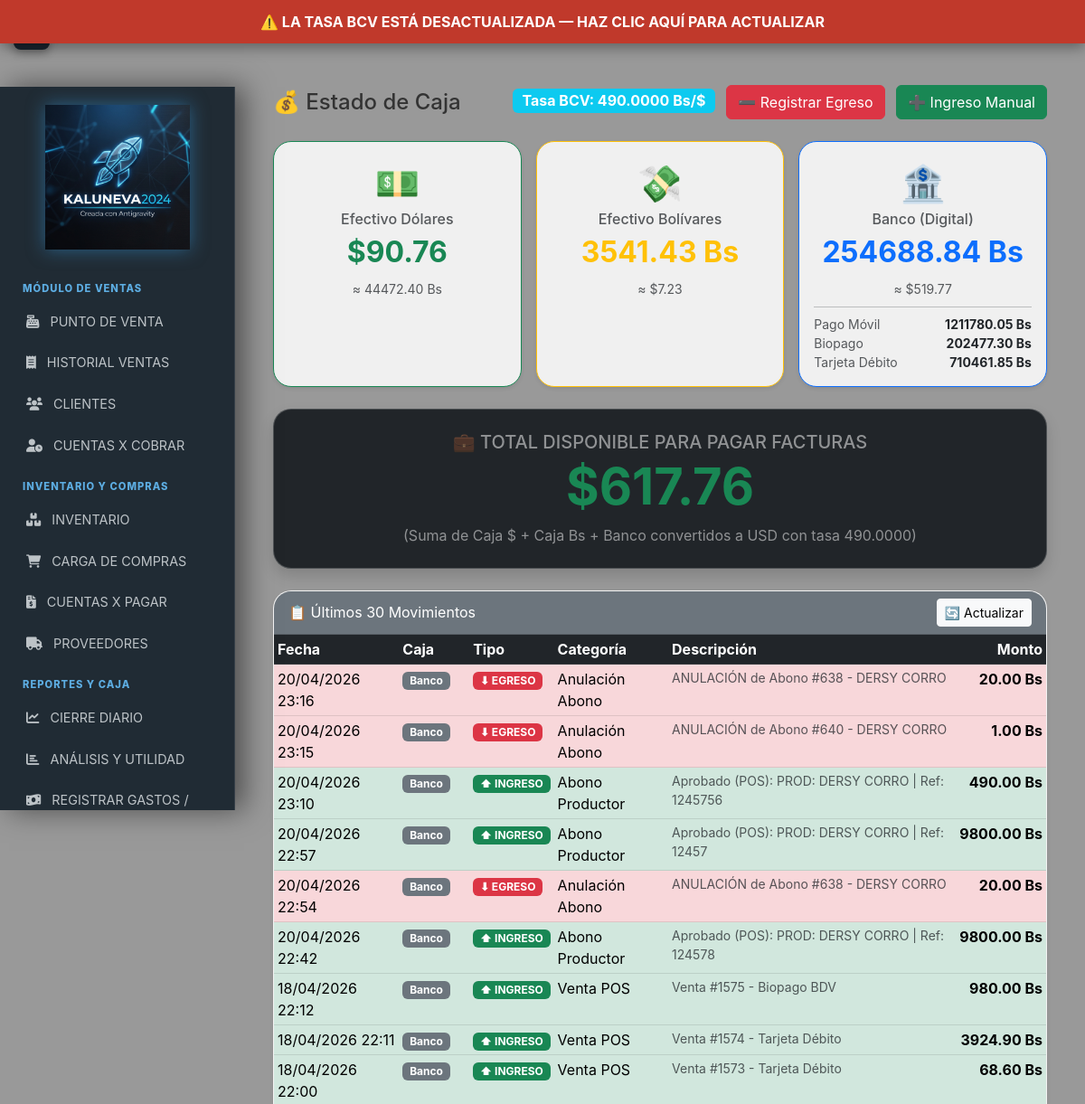
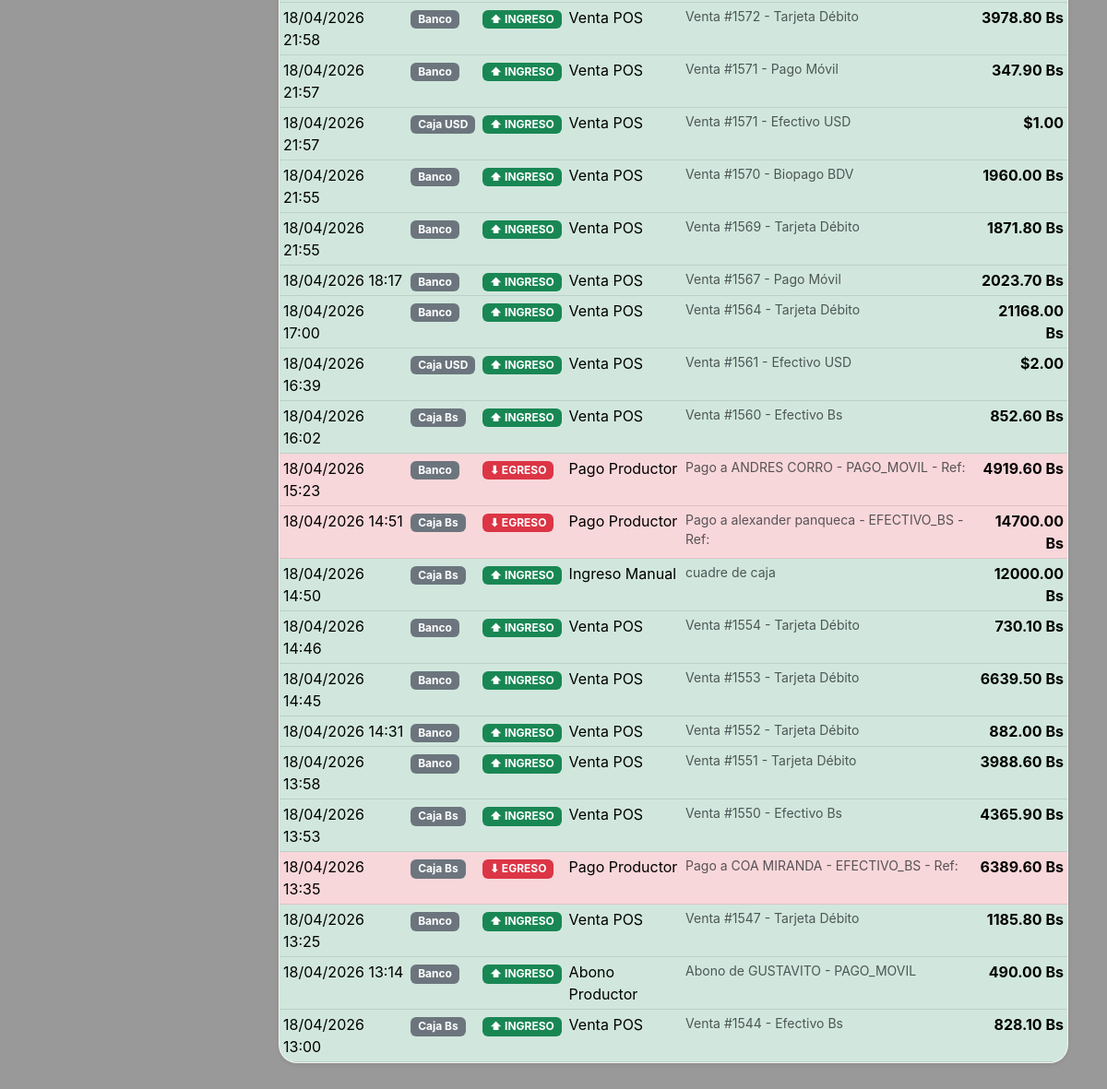
/caja/saldo (signed in), run on an earlier commit of the app's database (2 pictures, top to bottom).
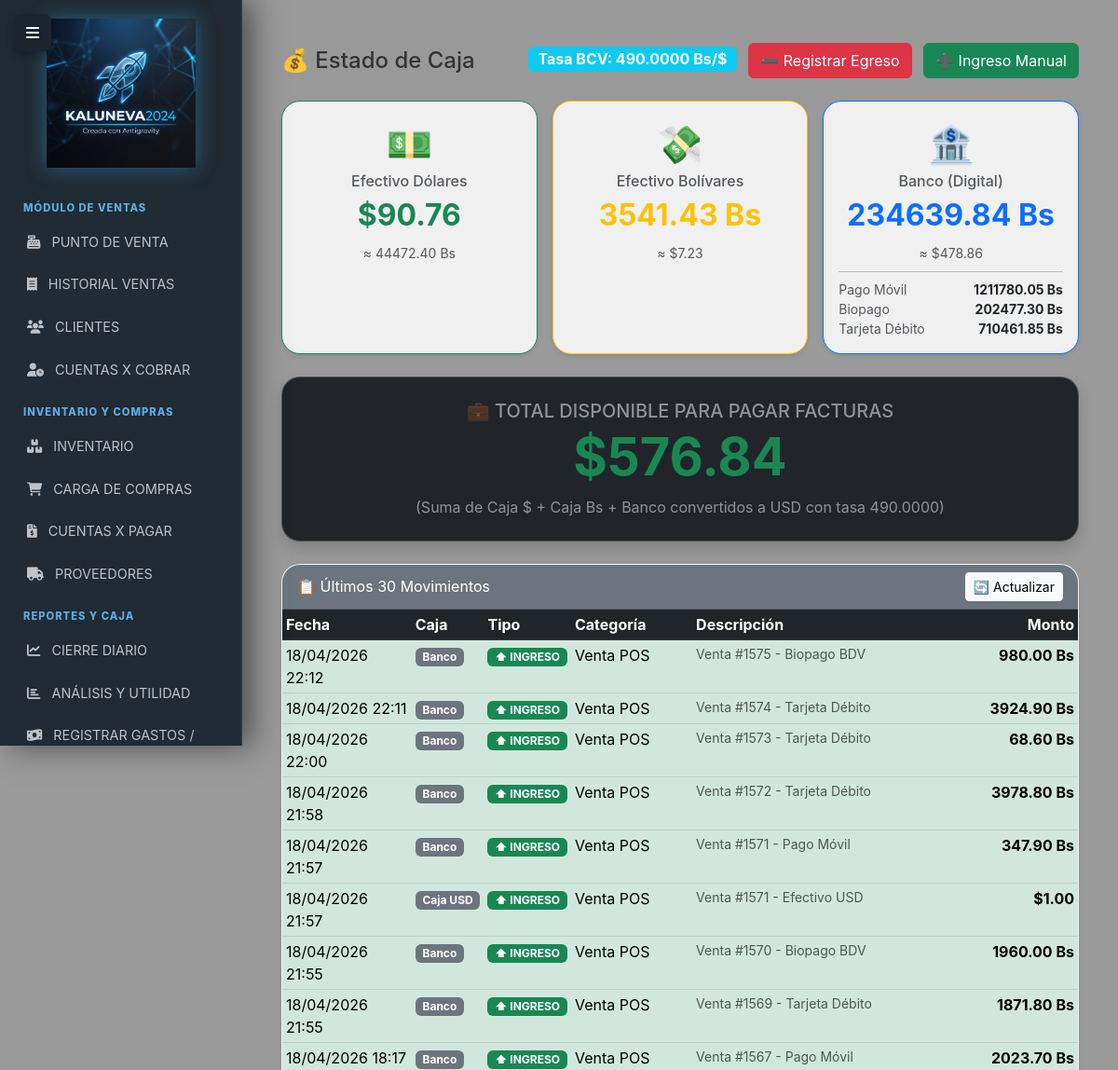
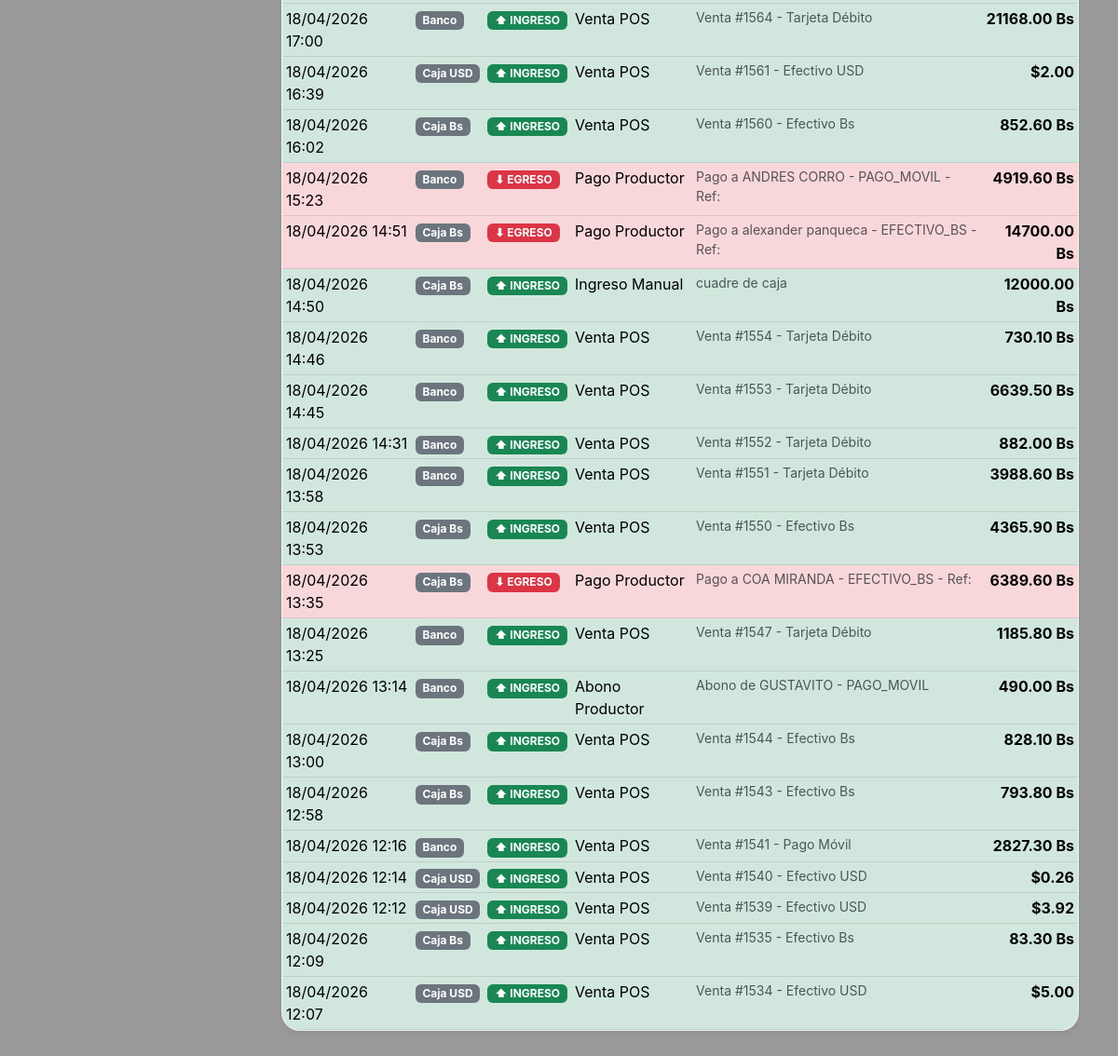
And on a later commit of the database (2 pictures, top to bottom).
### models.py (models this page shows, shortened)
class MovimientoCaja(db.Model):
    __tablename__ = 'movimientos_caja'
    id = db.Column(db.Integer, primary_key=True)
    fecha = db.Column(db.DateTime, default=ahora_ve)
    tipo_caja = db.Column(db.String(30), nullable=False)
    tipo_movimiento = db.Column(db.String(10), nullable=False)
    categoria = db.Column(db.String(50), nullable=False)
    monto = db.Column(db.Numeric(15, 2), nullable=False)
    tasa_dia = db.Column(db.Numeric(15, 2), default=Decimal('60.00'))
    descripcion = db.Column(db.String(200))
    modulo_origen = db.Column(db.String(50))
    referencia_id = db.Column(db.Integer)
    user_id = db.Column(db.Integer, db.ForeignKey('users.id'), nullable=True)
    usuario = db.relationship('User', backref='movimientos')

### routes/caja.py (the view)
@caja_bp.route('/')
@caja_bp.route('/saldo')
@login_required
@staff_required
def saldo_caja():
    tasa_obj = TasaBCV.query.order_by(TasaBCV.fecha.desc()).first()
    tasa = Decimal(str(tasa_obj.valor)) if tasa_obj else Decimal('1.00')
    saldo_usd = get_saldo_caja('Caja USD')
    saldo_bs  = get_saldo_caja('Caja Bs')
    saldo_banco = get_saldo_caja('Banco')
    banco_desglosado = get_saldo_banco_desglosado()
    total_usd = saldo_usd + (saldo_bs / tasa) + (saldo_banco / tasa)
    movimientos = MovimientoCaja.query.order_by(
        MovimientoCaja.fecha.desc()
    ).limit(30).all()
    return render_template('caja/saldo.html',
        saldo_usd        = saldo_usd,
        saldo_bs         = saldo_bs,
        saldo_banco      = saldo_banco,
        banco_desglosado = banco_desglosado,
        total_usd        = total_usd,
        tasa             = tasa,
        movimientos      = movimientos
    )

### app.py (called while the page is built)
@login_manager.user_loader
def load_user(user_id):
    user = db.session.get(User, int(user_id))
    if user and not getattr(user, 'activo', True):
        return None
    return user

@app.context_processor
def inject_tasa_actual():
    try:
        hoy = hoy_ve()
        tasa_hoy = TasaBCV.query.filter_by(fecha=hoy).first()
        if tasa_hoy:
            return dict(tasa_actual=tasa_hoy.valor, alerta_tasa=False)
        else:
            ultima = TasaBCV.query.order_by(TasaBCV.fecha.desc()).first()
            valor = ultima.valor if ultima else Decimal('0.00')
            return dict(tasa_actual=valor, alerta_tasa=True)
    except Exception as e:
        log.error(f"Error al inyectar tasa actual: {e}")
        return dict(tasa_actual=Decimal('0.00'), alerta_tasa=True)

### models.py (called while the page is built)
def hoy_ve():
    return datetime.now(pytz.timezone('America/Caracas')).date()

### templates/caja/saldo.html (shortened to what the changed rows need)
{% extends "base.html" %}
{% block content %}
<div class="container-fluid py-3">
    <div class="row g-3 mb-4">
        <div class="col-12 col-md-4">
            <div class="card border-success shadow-sm h-100">
                <div class="card-body text-center">
                    <h2 class="text-success fw-bold">${{ "%.2f"|format(saldo_usd) }}</h2>
                </div>
            </div>
        </div>
        <div class="col-12 col-md-4">
            <div class="card border-warning shadow-sm h-100">
                <div class="card-body text-center">
                    <h2 class="text-warning fw-bold">{{ "%.2f"|format(saldo_bs) }} Bs</h2>
                </div>
            </div>
        </div>
        <div class="col-12 col-md-4">
            <div class="card border-primary shadow-sm h-100">
                <div class="card-body text-center">
                    <div class="fs-1">🏦</div>
                    <h6 class="text-muted">Banco (Digital)</h6>
                    <h2 class="text-primary fw-bold">{{ "%.2f"|format(saldo_banco) }} Bs</h2>
                    <small class="text-muted">≈ ${{ "%.2f"|format(saldo_banco / tasa) }}</small>
                    <hr class="my-2">
                    <div class="text-start small">
                        {% for metodo, monto in banco_desglosado.items() %}
                        <div class="d-flex justify-content-between">
                            <span class="text-muted">{{ metodo }}</span>
                            <span class="fw-bold">{{ "%.2f"|format(monto) }} Bs</span>
                        </div>
                        {% endfor %}
                    </div>
                </div>
            </div>
        </div>
    </div>
    <div class="card bg-dark text-white shadow mb-4">
        <div class="card-body text-center py-4">
            <h5 class="text-white-50 mb-1">💼 TOTAL DISPONIBLE PARA PAGAR FACTURAS</h5>
            <h1 class="display-4 fw-bold text-success">${{ "%.2f"|format(total_usd) }}</h1>
            <p class="text-white-50 mb-0">
                (Suma de Caja $ + Caja Bs + Banco convertidos a USD con tasa {{ tasa }})
            </p>
        </div>
    </div>
    <div class="card shadow-sm">
        <div class="card-body p-0">
            <div class="table-responsive">
                <table class="table table-sm table-hover mb-0">
                    <thead class="table-dark">
                        <tr>
                            <th>Fecha</th>
                            <th>Caja</th>
                            <th>Tipo</th>
                            <th>Categoría</th>
                            <th>Descripción</th>
                            <th class="text-end">Monto</th>
                        </tr>
                    </thead>
                    <tbody>
                        {% for mov in movimientos %}
                        <tr class="{{ 'table-success' if mov.tipo_movimiento == 'INGRESO' else 'table-danger' }}">
                            <td>{{ mov.fecha.strftime('%d/%m/%Y %H:%M') }}</td>
                            <td><span class="badge bg-secondary">{{ mov.tipo_caja }}</span></td>
                            <td>
                                {% if mov.tipo_movimiento == 'INGRESO' %}
                                <span class="badge bg-success">⬆ INGRESO</span>
                                {% else %}
                                <span class="badge bg-danger">⬇ EGRESO</span>
                                {% endif %}
                            </td>
                            <td>{{ mov.categoria }}</td>
                            <td class="text-muted small">{{ mov.descripcion }}</td>
                            <td class="text-end fw-bold">
                                {% if mov.tipo_caja == 'Caja USD' %}
                                ${{ "%.2f"|format(mov.monto) }}
                                {% else %}
                                {{ "%.2f"|format(mov.monto) }} Bs
                                {% endif %}
                            </td>
                        </tr>
                        {% else %}
                        <tr>
                            <td colspan="6" class="text-center text-muted py-4">
                                No hay movimientos registrados aún.
                            </td>
                        </tr>
                        {% endfor %}
                    </tbody>
                </table>
            </div>
        </div>
    </div>
</div>
{% endblock %}

What changed in the data, as far as the page shows it:
removed MovimientoCaja: fecha "20/04/2026 23:16", tipo_caja "Banco", tipo_movimiento "⬇ EGRESO", categoria "Anulación Abono", descripcion "ANULACIÓN de Abono #638 - DERSY CORRO", monto "20.00"
removed MovimientoCaja: fecha "20/04/2026 23:15", tipo_caja "Banco", tipo_movimiento "⬇ EGRESO", categoria "Anulación Abono", descripcion "ANULACIÓN de Abono #640 - DERSY CORRO", monto "1.00"
removed MovimientoCaja: fecha "20/04/2026 23:10", tipo_caja "Banco", tipo_movimiento "⬆ INGRESO", categoria "Abono Productor", descripcion "Aprobado (POS): PROD: DERSY CORRO | Ref: 1245756", monto "490.00"
removed MovimientoCaja: fecha "20/04/2026 22:57", tipo_caja "Banco", tipo_movimiento "⬆ INGRESO", categoria "Abono Productor", descripcion "Aprobado (POS): PROD: DERSY CORRO | Ref: 12457", monto "9800.00"
removed MovimientoCaja: fecha "20/04/2026 22:54", tipo_caja "Banco", tipo_movimiento "⬇ EGRESO", categoria "Anulación Abono", descripcion "ANULACIÓN de Abono #638 - DERSY CORRO", monto "20.00"
removed MovimientoCaja: fecha "20/04/2026 22:42", tipo_caja "Banco", tipo_movimiento "⬆ INGRESO", categoria "Abono Productor", descripcion "Aprobado (POS): PROD: DERSY CORRO | Ref: 124578", monto "9800.00"
now on this page (row unchanged): MovimientoCaja: fecha "18/04/2026 12:58", tipo_caja "Caja Bs", tipo_movimiento "⬆ INGRESO", categoria "Venta POS", descripcion "Venta #1543 - Efectivo Bs", monto "793.80"
now on this page (row unchanged): MovimientoCaja: fecha "18/04/2026 12:16", tipo_caja "Banco", tipo_movimiento "⬆ INGRESO", categoria "Venta POS", descripcion "Venta #1541 - Pago Móvil", monto "2827.30"
now on this page (row unchanged): MovimientoCaja: fecha "18/04/2026 12:14", tipo_caja "Caja USD", tipo_movimiento "⬆ INGRESO", categoria "Venta POS", descripcion "Venta #1540 - Efectivo USD", monto "0.26"
now on this page (row unchanged): MovimientoCaja: fecha "18/04/2026 12:12", tipo_caja "Caja USD", tipo_movimiento "⬆ INGRESO", categoria "Venta POS", descripcion "Venta #1539 - Efectivo USD", monto "3.92"
now on this page (row unchanged): MovimientoCaja: fecha "18/04/2026 12:09", tipo_caja "Caja Bs", tipo_movimiento "⬆ INGRESO", categoria "Venta POS", descripcion "Venta #1535 - Efectivo Bs", monto "83.30"
now on this page (row unchanged): MovimientoCaja: fecha "18/04/2026 12:07", tipo_caja "Caja USD", tipo_movimiento "⬆ INGRESO", categoria "Venta POS", descripcion "Venta #1534 - Efectivo USD", monto "5.00"
Also different on the page:
{{ "%.2f"|format(saldo_banco) }}: "254688.84" → "234639.84"
{{ "%.2f"|format(saldo_banco / tasa) }}: "519.77" → "478.86"
{{ "%.2f"|format(total_usd) }}: "617.76" → "576.84"
text no longer shown: "⚠️ LA TASA BCV ESTÁ DESACTUALIZADA — HAZ CLIC AQUÍ PARA ACTUALIZAR"
